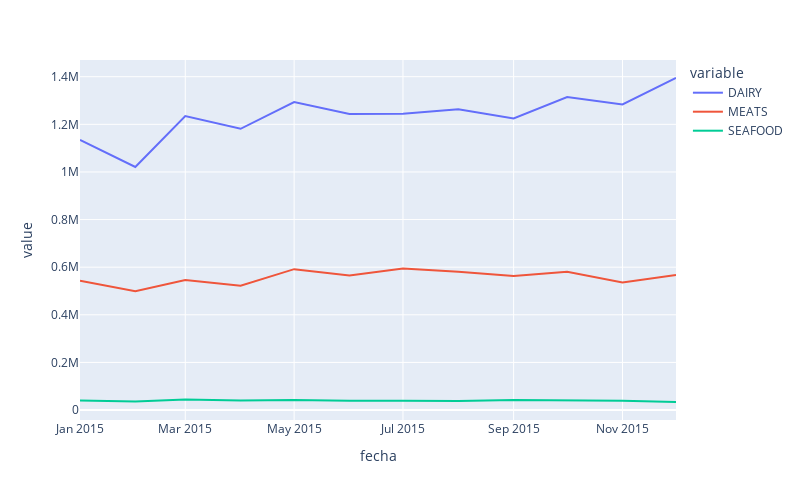

The notebook cell saved with this chart:
### Code cell
import pandas as pd
import matplotlib.pyplot as plt


df = pd.read_csv("../../../data/tiendas_procesado.csv", index_col='fecha')
df

plt.rcParams['figure.figsize'] = (10, 5)
# Temas https://matplotlib.org/stable/gallery/style_sheets/style_sheets_reference.html
plt.style.use('bmh')
df.plot.line(
    # figsize=(10, 5)
)

import plotly.express
import seaborn as sns

plt.figure(figsize=(10, 5))

sns.set_style("ticks")
sns.set_theme("paper")

sns.lineplot(
    data=df
)

import plotly.express as px

px.line(
    df,
    width=800,
    height=500
)

### Figure 1 — Plotly figure (JSON) as saved in the notebook; plotly's stock layout.template omitted (floating-point values rounded to 4 significant figures)
{"data": [{"hovertemplate": "variable=DAIRY<br>fecha=%{x}<br>value=%{y}<extra></extra>", "legendgroup": "DAIRY", "line": {"color": "#636efa", "dash": "solid"}, "marker": {"symbol": "circle"}, "mode": "lines", "name": "DAIRY", "orientation": "v", "showlegend": true, "x": ["2015-01", "2015-02", "2015-03", "2015-04", "2015-05", "2015-06", "2015-07", "2015-08", "2015-09", "2015-10", "2015-11", "2015-12"], "xaxis": "x", "y": [1134521, 1020747, 1234851, 1181180, 1293308, 1243588, 1244815, 1263428, 1224619, 1314827, 1283672, 1394582], "yaxis": "y", "type": "scatter"}, {"hovertemplate": "variable=MEATS<br>fecha=%{x}<br>value=%{y}<extra></extra>", "legendgroup": "MEATS", "line": {"color": "#EF553B", "dash": "solid"}, "marker": {"symbol": "circle"}, "mode": "lines", "name": "MEATS", "orientation": "v", "showlegend": true, "x": ["2015-01", "2015-02", "2015-03", "2015-04", "2015-05", "2015-06", "2015-07", "2015-08", "2015-09", "2015-10", "2015-11", "2015-12"], "xaxis": "x", "y": [543100.0, 498700.0, 546500.0, 522300.0, 591700.0, 565000.0, 594900.0, 581200.0, 562700.0, 580800.0, 535900.0, 567400.0], "yaxis": "y", "type": "scatter"}, {"hovertemplate": "variable=SEAFOOD<br>fecha=%{x}<br>value=%{y}<extra></extra>", "legendgroup": "SEAFOOD", "line": {"color": "#00cc96", "dash": "solid"}, "marker": {"symbol": "circle"}, "mode": "lines", "name": "SEAFOOD", "orientation": "v", "showlegend": true, "x": ["2015-01", "2015-02", "2015-03", "2015-04", "2015-05", "2015-06", "2015-07", "2015-08", "2015-09", "2015-10", "2015-11", "2015-12"], "xaxis": "x", "y": [40470.0, 36070.0, 43810.0, 39980.0, 42510.0, 38780.0, 38540.0, 37770.0, 41910.0, 41420.0, 38820.0, 33730.0], "yaxis": "y", "type": "scatter"}], "layout": {"xaxis": {"anchor": "y", "domain": [0, 1], "title": {"text": "fecha"}}, "yaxis": {"anchor": "x", "domain": [0, 1], "title": {"text": "value"}}, "legend": {"title": {"text": "variable"}, "tracegroupgap": 0}, "margin": {"t": 60}, "height": 500, "width": 800}}
